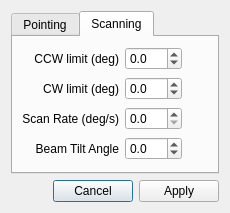
<?xml version="1.0" encoding="UTF-8"?>
<ui version="4.0">
 <class>AntennaModeDialog</class>
 <widget class="QDialog" name="AntennaModeDialog">
  <property name="geometry">
   <rect>
    <x>0</x>
    <y>0</y>
    <width>230</width>
    <height>213</height>
   </rect>
  </property>
  <property name="windowTitle">
   <string>Antenna Mode</string>
  </property>
  <layout class="QVBoxLayout" name="verticalLayout">
   <item>
    <widget class="QTabWidget" name="tabWidget">
     <property name="currentIndex">
      <number>1</number>
     </property>
     <widget class="QWidget" name="pointingTab">
      <attribute name="title">
       <string>Pointing</string>
      </attribute>
      <layout class="QGridLayout" name="gridLayout">
       <item row="0" column="0">
        <widget class="QLabel" name="pointingAngleLabel">
         <property name="text">
          <string>Pointing angle (deg)</string>
         </property>
        </widget>
       </item>
       <item row="0" column="2">
        <spacer name="horizontalSpacer">
         <property name="orientation">
          <enum>Qt::Horizontal</enum>
         </property>
         <property name="sizeHint" stdset="0">
          <size>
           <width>0</width>
           <height>0</height>
          </size>
         </property>
        </spacer>
       </item>
       <item row="0" column="1">
        <widget class="QDoubleSpinBox" name="pointingSpinBox">
         <property name="decimals">
          <number>1</number>
         </property>
         <property name="minimum">
          <double>-180.000000000000000</double>
         </property>
         <property name="maximum">
          <double>360.000000000000000</double>
         </property>
         <property name="singleStep">
          <double>0.100000000000000</double>
         </property>
        </widget>
       </item>
      </layout>
     </widget>
     <widget class="QWidget" name="scanningTab">
      <attribute name="title">
       <string>Scanning</string>
      </attribute>
      <layout class="QGridLayout" name="gridLayout_2">
       <item row="0" column="2">
        <spacer name="horizontalSpacer_2">
         <property name="orientation">
          <enum>Qt::Horizontal</enum>
         </property>
         <property name="sizeHint" stdset="0">
          <size>
           <width>0</width>
           <height>0</height>
          </size>
         </property>
        </spacer>
       </item>
       <item row="1" column="0">
        <widget class="QLabel" name="cwLimitLabel">
         <property name="text">
          <string>CW limit (deg)</string>
         </property>
         <property name="alignment">
          <set>Qt::AlignRight|Qt::AlignTrailing|Qt::AlignVCenter</set>
         </property>
        </widget>
       </item>
       <item row="0" column="0">
        <widget class="QLabel" name="ccwLimitLabel">
         <property name="text">
          <string>CCW limit (deg)</string>
         </property>
         <property name="alignment">
          <set>Qt::AlignRight|Qt::AlignTrailing|Qt::AlignVCenter</set>
         </property>
        </widget>
       </item>
       <item row="2" column="0">
        <widget class="QLabel" name="scanRateLabel">
         <property name="text">
          <string>Scan Rate (deg/s)</string>
         </property>
         <property name="alignment">
          <set>Qt::AlignRight|Qt::AlignTrailing|Qt::AlignVCenter</set>
         </property>
        </widget>
       </item>
       <item row="0" column="1">
        <widget class="QDoubleSpinBox" name="ccwLimitSpinBox">
         <property name="decimals">
          <number>1</number>
         </property>
         <property name="minimum">
          <double>-45.000000000000000</double>
         </property>
         <property name="maximum">
          <double>225.000000000000000</double>
         </property>
         <property name="singleStep">
          <double>0.100000000000000</double>
         </property>
        </widget>
       </item>
       <item row="1" column="1">
        <widget class="QDoubleSpinBox" name="cwLimitSpinBox">
         <property name="decimals">
          <number>1</number>
         </property>
         <property name="minimum">
          <double>-45.000000000000000</double>
         </property>
         <property name="maximum">
          <double>225.000000000000000</double>
         </property>
         <property name="singleStep">
          <double>0.100000000000000</double>
         </property>
        </widget>
       </item>
       <item row="3" column="0">
        <widget class="QLabel" name="beamTiltLabel">
         <property name="text">
          <string>Beam Tilt Angle</string>
         </property>
         <property name="alignment">
          <set>Qt::AlignRight|Qt::AlignTrailing|Qt::AlignVCenter</set>
         </property>
        </widget>
       </item>
       <item row="3" column="1">
        <widget class="QDoubleSpinBox" name="beamTiltSpinBox">
         <property name="decimals">
          <number>1</number>
         </property>
         <property name="minimum">
          <double>-10.000000000000000</double>
         </property>
         <property name="maximum">
          <double>10.000000000000000</double>
         </property>
        </widget>
       </item>
       <item row="2" column="1">
        <widget class="QDoubleSpinBox" name="scanRateSpinBox">
         <property name="decimals">
          <number>1</number>
         </property>
         <property name="singleStep">
          <double>0.100000000000000</double>
         </property>
        </widget>
       </item>
      </layout>
     </widget>
    </widget>
   </item>
   <item>
    <widget class="QDialogButtonBox" name="buttonBox">
     <property name="orientation">
      <enum>Qt::Horizontal</enum>
     </property>
     <property name="standardButtons">
      <set>QDialogButtonBox::Apply|QDialogButtonBox::Cancel</set>
     </property>
     <property name="centerButtons">
      <bool>false</bool>
     </property>
    </widget>
   </item>
  </layout>
 </widget>
 <resources/>
 <connections>
  <connection>
   <sender>buttonBox</sender>
   <signal>accepted()</signal>
   <receiver>AntennaModeDialog</receiver>
   <slot>accept()</slot>
   <hints>
    <hint type="sourcelabel">
     <x>248</x>
     <y>254</y>
    </hint>
    <hint type="destinationlabel">
     <x>157</x>
     <y>274</y>
    </hint>
   </hints>
  </connection>
  <connection>
   <sender>buttonBox</sender>
   <signal>rejected()</signal>
   <receiver>AntennaModeDialog</receiver>
   <slot>reject()</slot>
   <hints>
    <hint type="sourcelabel">
     <x>316</x>
     <y>260</y>
    </hint>
    <hint type="destinationlabel">
     <x>286</x>
     <y>274</y>
    </hint>
   </hints>
  </connection>
 </connections>
</ui>
